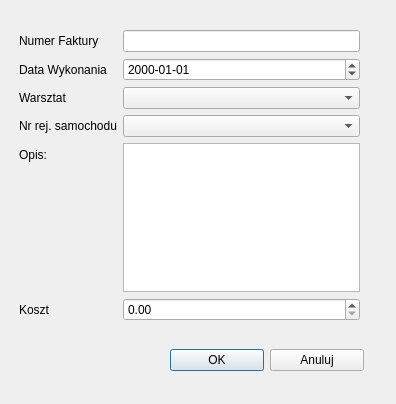
<?xml version="1.0" encoding="UTF-8"?>
<ui version="4.0">
 <class>DodajNaprawe</class>
 <widget class="QDialog" name="DodajNaprawe">
  <property name="geometry">
   <rect>
    <x>0</x>
    <y>0</y>
    <width>396</width>
    <height>404</height>
   </rect>
  </property>
  <property name="sizePolicy">
   <sizepolicy hsizetype="Expanding" vsizetype="Fixed">
    <horstretch>0</horstretch>
    <verstretch>0</verstretch>
   </sizepolicy>
  </property>
  <property name="windowTitle">
   <string>Dialog</string>
  </property>
  <widget class="QWidget" name="formLayoutWidget">
   <property name="geometry">
    <rect>
     <x>19</x>
     <y>30</y>
     <width>341</width>
     <height>291</height>
    </rect>
   </property>
   <layout class="QFormLayout" name="formLayout">
    <item row="0" column="0">
     <widget class="QLabel" name="numerFakturyLabel">
      <property name="text">
       <string>Numer Faktury</string>
      </property>
     </widget>
    </item>
    <item row="0" column="1">
     <widget class="QLineEdit" name="numerFakturyLineEdit"/>
    </item>
    <item row="1" column="0">
     <widget class="QLabel" name="dataWykonaniaLabel">
      <property name="text">
       <string>Data Wykonania</string>
      </property>
     </widget>
    </item>
    <item row="1" column="1">
     <widget class="QDateEdit" name="dataWykonaniaDateEdit">
      <property name="displayFormat">
       <string>yyyy-MM-dd</string>
      </property>
     </widget>
    </item>
    <item row="2" column="0">
     <widget class="QLabel" name="warsztatLabel">
      <property name="text">
       <string>Warsztat</string>
      </property>
     </widget>
    </item>
    <item row="3" column="0">
     <widget class="QLabel" name="numerRejestracyjnySamochoduLabel">
      <property name="text">
       <string>Nr rej. samochodu</string>
      </property>
     </widget>
    </item>
    <item row="4" column="1">
     <widget class="QPlainTextEdit" name="opisTextEdit"/>
    </item>
    <item row="5" column="0">
     <widget class="QLabel" name="kosztLabel">
      <property name="text">
       <string>Koszt</string>
      </property>
     </widget>
    </item>
    <item row="5" column="1">
     <widget class="QDoubleSpinBox" name="kosztDoubleSpinBox">
      <property name="prefix">
       <string notr="true"/>
      </property>
      <property name="suffix">
       <string notr="true"/>
      </property>
      <property name="maximum">
       <double>999999.989999999990687</double>
      </property>
      <property name="singleStep">
       <double>1.000000000000000</double>
      </property>
     </widget>
    </item>
    <item row="4" column="0">
     <widget class="QLabel" name="label">
      <property name="text">
       <string>Opis:</string>
      </property>
     </widget>
    </item>
    <item row="3" column="1">
     <widget class="QComboBox" name="numerRejestracyjnyBox"/>
    </item>
    <item row="2" column="1">
     <widget class="QComboBox" name="warsztatBox"/>
    </item>
   </layout>
  </widget>
  <widget class="QWidget" name="horizontalLayoutWidget">
   <property name="geometry">
    <rect>
     <x>170</x>
     <y>320</y>
     <width>194</width>
     <height>80</height>
    </rect>
   </property>
   <layout class="QHBoxLayout" name="horizontalLayout">
    <item>
     <widget class="QPushButton" name="Ok">
      <property name="text">
       <string>OK</string>
      </property>
     </widget>
    </item>
    <item>
     <widget class="QPushButton" name="anuluj">
      <property name="text">
       <string>Anuluj</string>
      </property>
     </widget>
    </item>
   </layout>
  </widget>
 </widget>
 <resources/>
 <connections/>
</ui>
